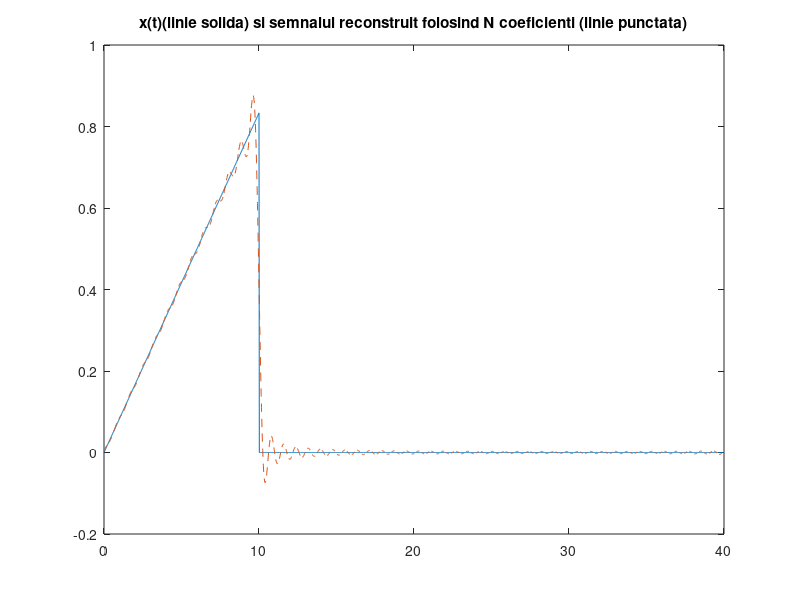
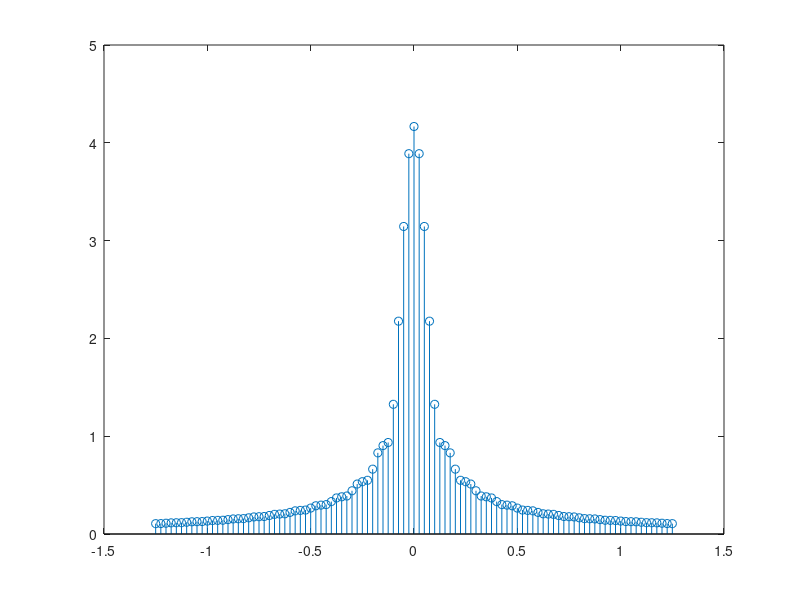

Write MATLAB code to recreate these figures, in order.
P=40;    %perioada
D=10;    %durata semnalului
N=50;    %numarul de coeficienti
w0=2*pi/P; %pulsatia
t_tr=0:0.02:D;
x_tr= sawtooth((pi/12)*t_tr,0.5)/2+0.5;   %semnal triunghiular
t = 0:0.02:P; 
x = zeros(1,length(t));             
x(t<=D)=x_tr;                             %semnal reconstruit
figure(1); 
plot(t,x); 
title('x(t)(linie solida) si semnalul reconstruit folosind N coeficienti (linie punctata)');
hold on;


for k=-N:N
    x_t = x_tr;
    x_t = x_t .* exp(-1j*k*w0*t_tr);                                      %coeficienti SFE
    X(k+51)=0; 
    for i = 1: length(t_tr)-1
        X(k+51) = X(k+51) + (t_tr(i+1)-t_tr(i))* (x_t(i)+x_t(i+1))/2; 
    end
end
    


for i = 1: length(t)
    x_finit(i) = 0;
    for k=-N:N
        x_finit(i) = x_finit(i) + (1/P)*X(k+51)*exp(j*k*w0*t(i));            
    end
end
plot(t,x_finit,'--');                                                     %spectru amplitudini
figure(2);
w=-N*w0:w0:N*w0; 
stem(w/(2*pi),abs(X));
